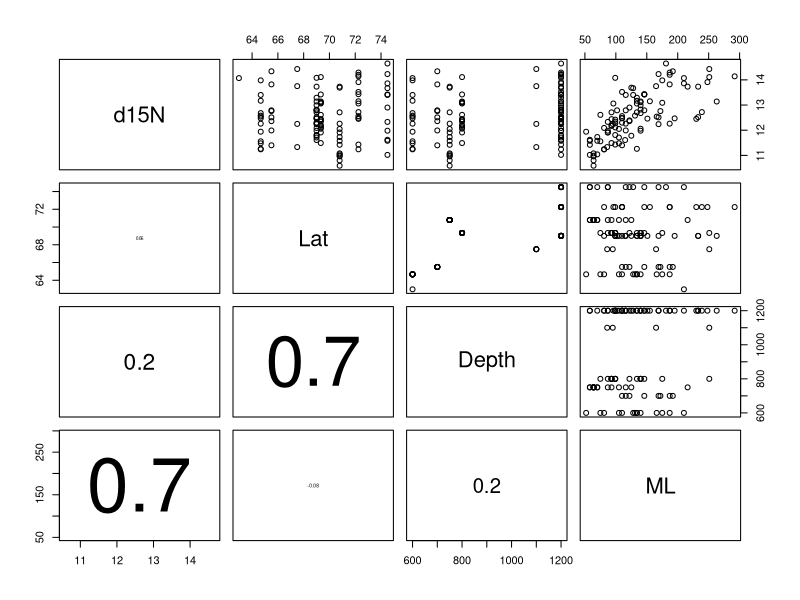

Recreate this plot in R.
setwd("//media//kswada//MyFiles//R//squid_norway")

packages <- c("dplyr", "lattice")
purrr::walk(packages, library, character.only = TRUE, warn.conflicts = FALSE)



# ------------------------------------------------------------------------------
# data:  Squid Norway
# ------------------------------------------------------------------------------
Squid <- read.table(file = "SquidNorway.txt", header = TRUE)


str(Squid)



# ------------------------------------------------------------------------------
# Data exploration:  Check collinearity by pairplot
# ------------------------------------------------------------------------------
panel.cor <- function(x, y, digits=1, prefix="", cex.cor = 6)
{
  usr <- par("usr"); on.exit(par(usr))
  par(usr = c(0, 1, 0, 1))
  r1 = cor(x,y,use="pairwise.complete.obs")
  r <- abs(cor(x, y,use="pairwise.complete.obs"))
  txt <- format(c(r1, 0.123456789), digits=digits)[1]
  txt <- paste(prefix, txt, sep="")
  if(missing(cex.cor)) { cex <- 0.9/strwidth(txt) } else {cex = cex.cor}
  text(0.5, 0.5, txt, cex = cex * r)
}

MyVar <- c("d15N" , "Lat", "Depth", "ML")

pairs(Squid[,MyVar], lower.panel = panel.cor)


# -->
# As to collinearity, the variables latitude and depth are moderately collinear, and we should drop one of these variables.
# We prefer to drop depth, as it has only a few unique values.
# There seems to be a relationship between mantle length (ML) and d15N and the relationship looks linear.
